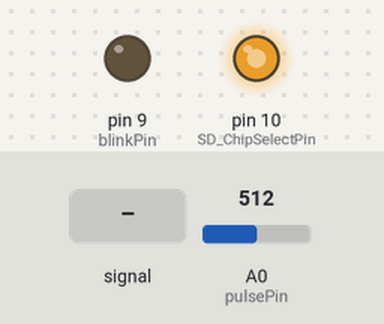
The sketch below on a simulated Arduino Uno, built with avr-gcc and run on an emulated ATmega328P. Parts: output pins drawn as LEDs (lit = HIGH). The inputs (shaded band) are chosen by the test bench; at power-on: A0 (pulsePin) = 512. Storage starts empty; random numbers use the default seed unless the sketch sets one; the audio player accepts every command and is not drawn; what the sketch prints to the serial monitor is not drawn.

Above: at 1.49 s.
At 2.2 s:
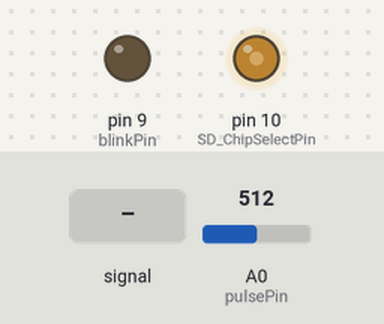
2.3 s: A0 (pulsePin) fed a 200 Hz sine of ±81 counts around its level
At 2.73 s:
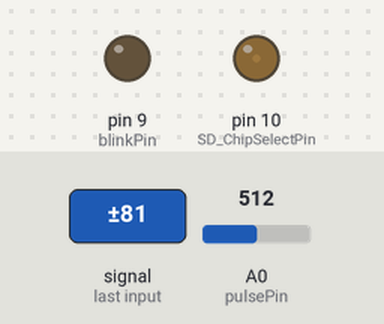
5.3 s: A0 (pulsePin) set to 716
Timing chart, 0 to 14.3 s (numbered marks = the images above; inputs shaded):
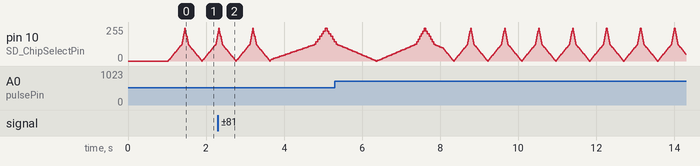

The sketch:

heartbox.ino
```cpp
#include <SD.h>
//#include <pcmConfig.h> // not compiling
//#include <pcmRF.h>
#include <TMRpcm.h>
//#include <SPI.h>

#define SD_ChipSelectPin  10
#define MaxFileNumber     2

//char randomAudio[] = {"1.wav", "2.wav", "3.wav", "4.wav", "5.wav", "6.wav", "7.wav", "8.wav", "9.wav", "10.wav", "11.wav"};
char filenumber[20];

TMRpcm tmrpcm;
unsigned time = 0;

byte heart[8] =
{
  0b00000,
  0b01010,
  0b11111,
  0b11111,
  0b11111,
  0b01110,
  0b00100,
  0b00000
};

//  VARIABLES
int pulsePin = 0;                 // Pulse Sensor purple wire connected to analog pin 0
int blinkPin = 9;                // pin to blink led at each beat
//int blinkPin2 = 8;                // pin to blink led at each beat
//int blinkPin3 = 7;                // pin to blink led at each beat

// these variables are volatile because they are used during the interrupt service routine!
volatile int BPM = 100;                   // used to hold the pulse rate
volatile int Signal;                // holds the incoming raw data
volatile int IBI = 600;             // holds the time between beats, the Inter-Beat Interval
volatile boolean Pulse = false;     // true when pulse wave is high, false when it's low
volatile boolean QS = false;        // becomes true when Arduino finds a beat.

int led = 10;
int brightness = 0;    // how bright the LED is
int fadeAmount = 5;    // how many points to fade the LED by
int countzeros = 300, count = 0;
int fade = true;
float delay_corrected;

void setup(){

  pinMode(led, OUTPUT);
  pinMode(blinkPin,OUTPUT);         // pin that will blink to your heartbeat!
//  pinMode(blinkPin2,OUTPUT);
//  pinMode(blinkPin3,OUTPUT);

  randomSeed((analogRead(0) + analogRead(1) + analogRead(2)) / 2);
  tmrpcm.speakerPin = 9;

  Serial.begin(9600);             //The speed of communication

  pinMode(SD_ChipSelectPin, OUTPUT);

  if (!SD.begin(SD_ChipSelectPin)) {
    Serial.println("SD fail");
 //   return;
  }
  else Serial.println("SD succeed!!");

  tmrpcm.setVolume(5);
  sprintf(filenumber, "%d.wav", random(0 ,MaxFileNumber));
  tmrpcm.play(filenumber);

  interruptSetup();

  pinMode(pulsePin, INPUT);

  delay(1000);

}


void loop(){

  if( fade = true ){
      // set the brightness of pin 9:
      analogWrite(led, brightness);

      // change the brightness for next time through the loop:
      brightness = brightness + fadeAmount;
      // if the brightness is above
      if( brightness > 128 ){
        brightness = brightness + 3*fadeAmount;
      }

      // reverse the direction of the fading at the ends of the fade:
      if (brightness <= 0 || brightness >= 238) {
        fadeAmount = -fadeAmount;
      }

   }

   delay_corrected = -0.625*BPM +77;
   if( delay_corrected <= 10) delay_corrected = 10;
   // wait for n milliseconds to see the dimming effect
   delay(delay_corrected);

}

volatile int rate[10];                    // used to hold last ten IBI values
volatile unsigned long sampleCounter = 0;          // used to determine pulse timing
volatile unsigned long lastBeatTime = 0;           // used to find the inter beat interval
volatile int P =512;                      // used to find peak in pulse wave
volatile int T = 512;                     // used to find trough in pulse wave
volatile int thresh = 512;                // used to find instant moment of heart beat
volatile int amp = 100;                   // used to hold amplitude of pulse waveform
volatile boolean firstBeat = true;        // used to seed rate array so we startup with reasonable BPM
volatile boolean secondBeat = true;       // used to seed rate array so we startup with reasonable BPM


void interruptSetup(){
  // Initializes Timer2 to throw an interrupt every 2mS.
  TCCR2A = 0x02;     // DISABLE PWM ON DIGITAL PINS 3 AND 11, AND GO INTO CTC MODE
  TCCR2B = 0x06;     // DON'T FORCE COMPARE, 256 PRESCALER
  OCR2A = 0X7C;      // SET THE TOP OF THE COUNT TO 124 FOR 500Hz SAMPLE RATE
  TIMSK2 = 0x02;     // ENABLE INTERRUPT ON MATCH BETWEEN TIMER2 AND OCR2A
  sei();             // MAKE SURE GLOBAL INTERRUPTS ARE ENABLED
}


// THIS IS THE TIMER 2 INTERRUPT SERVICE ROUTINE.
// Timer 2 makes sure that we take a reading every 2 miliseconds
ISR(TIMER2_COMPA_vect){                         // triggered when Timer2 counts to 124
    cli();                                      // disable interrupts while we do this
    Signal = analogRead(pulsePin);              // read the Pulse Sensor
//    Serial.println(Signal);
//    Serial.print(" ");
    sampleCounter += 2;                         // keep track of the time in mS with this variable
    int N = sampleCounter - lastBeatTime;       // monitor the time since the last beat to avoid noise

//  find the peak and trough of the pulse wave
    if(Signal < thresh && N > (IBI/5)*3){       // avoid dichrotic noise by waiting 3/5 of last IBI
        if (Signal < T){                        // T is the trough
            T = Signal;                         // keep track of lowest point in pulse wave
         }
       }

    if(Signal > thresh && Signal > P){          // thresh condition helps avoid noise
        P = Signal;                             // P is the peak
       }                                        // keep track of highest point in pulse wave

  //  Cautare semnal de puls
  // signal surges up in value every time there is a pulse
if (N > 250){                                   // avoid high frequency noise
  if ( (Signal > thresh) && (Pulse == false) && (N > (IBI/5)*3) ){
    Pulse = true;                               // set the Pulse flag when we think there is a pulse
 //   digitalWrite(blinkPin,HIGH);                // turn on pin 13 LED
    IBI = sampleCounter - lastBeatTime;         // measure time between beats in mS
    lastBeatTime = sampleCounter;               // keep track of time for next pulse

         if(firstBeat){                         // if it's the first time we found a beat, if firstBeat == TRUE
             firstBeat = false;                 // clear firstBeat flag
             return;                            // IBI value is unreliable so discard it
            }
         if(secondBeat){                        // if this is the second beat, if secondBeat == TRUE
            secondBeat = false;                 // clear secondBeat flag
               for(int i=0; i<=9; i++){         // seed the running total to get a realisitic BPM at startup
                    rate[i] = IBI;
                    }
            }

   // keep a running total of the last 10 IBI values
    word runningTotal = 0;                   // clear the runningTotal variable

    for(int i=0; i<=8; i++){                // shift data in the rate array
          rate[i] = rate[i+1];              // and drop the oldest IBI value
          runningTotal += rate[i];          // add up the 9 oldest IBI values
        }

    rate[9] = IBI;                          // add the latest IBI to the rate array
    runningTotal += rate[9];                // add the latest IBI to runningTotal
    runningTotal /= 10;                     // average the last 10 IBI values
    BPM = 60000/runningTotal;               // how many beats can fit into a minute? that's BPM!

    // Le calcul de la période de PWM se fait ici

    QS = true;                              // set Quantified Self flag
    // QS FLAG IS NOT CLEARED INSIDE THIS ISR
    }
}

  if (Signal < thresh && Pulse == true){     // when the values are going down, the beat is over
      digitalWrite(blinkPin,LOW);            // turn off pin 13 LED
      Pulse = false;                         // reset the Pulse flag so we can do it again
      amp = P - T;                           // get amplitude of the pulse wave
      thresh = amp/2 + T;                    // set thresh at 50% of the amplitude
      P = thresh;                            // reset these for next time
      T = thresh;
     }

  if (N > 2500){                             // if 2.5 seconds go by without a beat
      thresh = 512;                          // set thresh default
      P = 512;                               // set P default
      T = 512;                               // set T default
      lastBeatTime = sampleCounter;          // bring the lastBeatTime up to date
      firstBeat = true;                      // set these to avoid noise
      secondBeat = true;                     // when we get the heartbeat back
      BPM = 100;
     }

  sei();                                     // enable interrupts when youre done!
}
```
